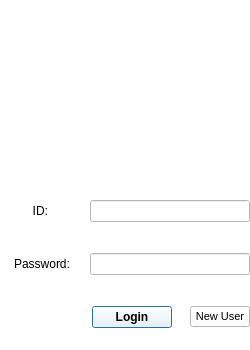
<?xml version="1.0" encoding="UTF-8"?>
<ui version="4.0">
 <class>LoginDialog</class>
 <widget class="QDialog" name="LoginDialog">
  <property name="geometry">
   <rect>
    <x>0</x>
    <y>0</y>
    <width>250</width>
    <height>350</height>
   </rect>
  </property>
  <property name="minimumSize">
   <size>
    <width>250</width>
    <height>350</height>
   </size>
  </property>
  <property name="maximumSize">
   <size>
    <width>250</width>
    <height>380</height>
   </size>
  </property>
  <property name="focusPolicy">
   <enum>Qt::FocusPolicy::NoFocus</enum>
  </property>
  <property name="windowTitle">
   <string>Dialog</string>
  </property>
  <property name="styleSheet">
   <string notr="true">background-color: rgb(255, 255, 255);</string>
  </property>
  <widget class="QWidget" name="widget_5" native="true">
   <property name="geometry">
    <rect>
     <x>0</x>
     <y>0</y>
     <width>250</width>
     <height>70</height>
    </rect>
   </property>
   <property name="minimumSize">
    <size>
     <width>0</width>
     <height>70</height>
    </size>
   </property>
   <property name="maximumSize">
    <size>
     <width>16777215</width>
     <height>70</height>
    </size>
   </property>
   <layout class="QVBoxLayout" name="verticalLayout_2">
    <item>
     <widget class="QWidget" name="widget_6" native="true"/>
    </item>
    <item>
     <widget class="QLabel" name="label">
      <property name="text">
       <string/>
      </property>
      <property name="pixmap">
       <pixmap resource="../../resources.qrc">:/resources/icons/app.svg</pixmap>
      </property>
      <property name="alignment">
       <set>Qt::AlignmentFlag::AlignCenter</set>
      </property>
     </widget>
    </item>
   </layout>
  </widget>
  <widget class="QWidget" name="widget_4" native="true">
   <property name="geometry">
    <rect>
     <x>0</x>
     <y>239</y>
     <width>250</width>
     <height>50</height>
    </rect>
   </property>
   <property name="minimumSize">
    <size>
     <width>0</width>
     <height>50</height>
    </size>
   </property>
   <property name="maximumSize">
    <size>
     <width>16777215</width>
     <height>50</height>
    </size>
   </property>
   <layout class="QHBoxLayout" name="horizontalLayout_2">
    <item>
     <widget class="QLabel" name="label_4">
      <property name="text">
       <string>Password:</string>
      </property>
      <property name="alignment">
       <set>Qt::AlignmentFlag::AlignCenter</set>
      </property>
     </widget>
    </item>
    <item>
     <widget class="QLineEdit" name="userPassword_lineEdit">
      <property name="minimumSize">
       <size>
        <width>160</width>
        <height>0</height>
       </size>
      </property>
      <property name="maximumSize">
       <size>
        <width>160</width>
        <height>16777215</height>
       </size>
      </property>
      <property name="focusPolicy">
       <enum>Qt::FocusPolicy::TabFocus</enum>
      </property>
     </widget>
    </item>
   </layout>
  </widget>
  <widget class="QWidget" name="widget_2" native="true">
   <property name="geometry">
    <rect>
     <x>0</x>
     <y>292</y>
     <width>250</width>
     <height>50</height>
    </rect>
   </property>
   <property name="minimumSize">
    <size>
     <width>0</width>
     <height>50</height>
    </size>
   </property>
   <property name="maximumSize">
    <size>
     <width>16777215</width>
     <height>50</height>
    </size>
   </property>
   <layout class="QHBoxLayout" name="horizontalLayout_3">
    <property name="rightMargin">
     <number>0</number>
    </property>
    <item>
     <spacer name="horizontalSpacer">
      <property name="orientation">
       <enum>Qt::Orientation::Horizontal</enum>
      </property>
      <property name="sizeHint" stdset="0">
       <size>
        <width>120</width>
        <height>20</height>
       </size>
      </property>
     </spacer>
    </item>
    <item>
     <widget class="QPushButton" name="Login_btn">
      <property name="font">
       <font>
        <bold>true</bold>
       </font>
      </property>
      <property name="focusPolicy">
       <enum>Qt::FocusPolicy::TabFocus</enum>
      </property>
      <property name="text">
       <string>Login</string>
      </property>
     </widget>
    </item>
    <item>
     <spacer name="horizontalSpacer_2">
      <property name="orientation">
       <enum>Qt::Orientation::Horizontal</enum>
      </property>
      <property name="sizeHint" stdset="0">
       <size>
        <width>40</width>
        <height>20</height>
       </size>
      </property>
     </spacer>
    </item>
    <item>
     <widget class="QPushButton" name="New_btn">
      <property name="maximumSize">
       <size>
        <width>60</width>
        <height>16777215</height>
       </size>
      </property>
      <property name="font">
       <font>
        <pointsize>8</pointsize>
        <underline>false</underline>
       </font>
      </property>
      <property name="text">
       <string>New User</string>
      </property>
     </widget>
    </item>
   </layout>
  </widget>
  <widget class="QWidget" name="widget_43" native="true">
   <property name="geometry">
    <rect>
     <x>0</x>
     <y>186</y>
     <width>250</width>
     <height>50</height>
    </rect>
   </property>
   <property name="minimumSize">
    <size>
     <width>0</width>
     <height>50</height>
    </size>
   </property>
   <property name="maximumSize">
    <size>
     <width>16777215</width>
     <height>50</height>
    </size>
   </property>
   <layout class="QHBoxLayout" name="horizontalLayout">
    <item>
     <widget class="QLabel" name="label_3">
      <property name="text">
       <string>ID: </string>
      </property>
      <property name="alignment">
       <set>Qt::AlignmentFlag::AlignCenter</set>
      </property>
     </widget>
    </item>
    <item>
     <widget class="QLineEdit" name="userId_lineEdit">
      <property name="minimumSize">
       <size>
        <width>160</width>
        <height>0</height>
       </size>
      </property>
      <property name="maximumSize">
       <size>
        <width>160</width>
        <height>16777215</height>
       </size>
      </property>
      <property name="focusPolicy">
       <enum>Qt::FocusPolicy::StrongFocus</enum>
      </property>
     </widget>
    </item>
   </layout>
  </widget>
  <widget class="QWidget" name="widget" native="true">
   <property name="geometry">
    <rect>
     <x>0</x>
     <y>73</y>
     <width>250</width>
     <height>110</height>
    </rect>
   </property>
   <property name="minimumSize">
    <size>
     <width>0</width>
     <height>110</height>
    </size>
   </property>
   <property name="maximumSize">
    <size>
     <width>16777215</width>
     <height>110</height>
    </size>
   </property>
   <layout class="QVBoxLayout" name="verticalLayout_3">
    <item>
     <widget class="QLabel" name="label_2">
      <property name="layoutDirection">
       <enum>Qt::LayoutDirection::LeftToRight</enum>
      </property>
      <property name="text">
       <string/>
      </property>
      <property name="pixmap">
       <pixmap resource="../../resources.qrc">:/resources/icons/Logindialog.svg</pixmap>
      </property>
      <property name="alignment">
       <set>Qt::AlignmentFlag::AlignCenter</set>
      </property>
     </widget>
    </item>
   </layout>
  </widget>
 </widget>
 <tabstops>
  <tabstop>userId_lineEdit</tabstop>
  <tabstop>userPassword_lineEdit</tabstop>
  <tabstop>Login_btn</tabstop>
  <tabstop>New_btn</tabstop>
 </tabstops>
 <resources>
  <include location="../../resources.qrc"/>
 </resources>
 <connections/>
</ui>
